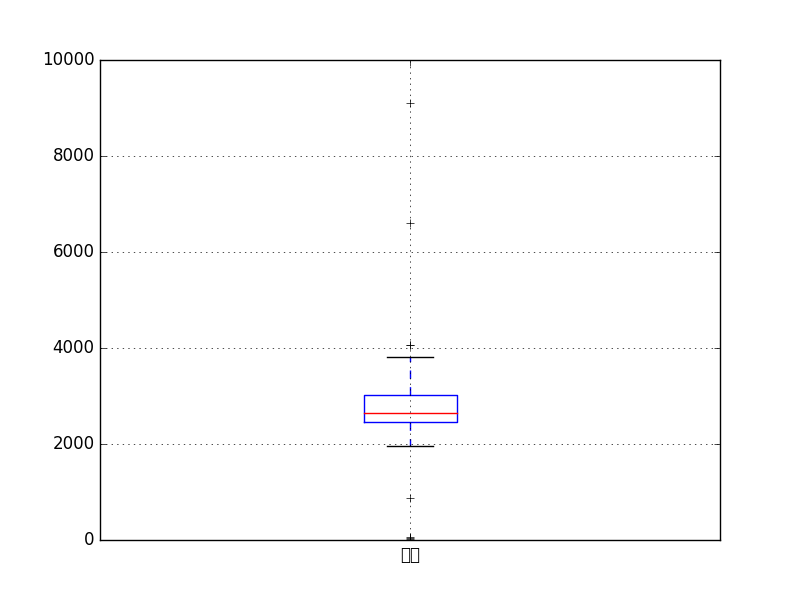

Python code for this plot:
'''
应用pandas和matplotlib进行离群点检测
'''
import pandas as pd
import matplotlib.pyplot as plt
#plt.rcParams['font.sans-serif'] = ['SimHei']
#plt.rcParams['axes.unicode_minus'] = False

cs_path = 'catering_sale.xls' # 数据集路径
cs_data = pd.read_excel(cs_path,index_col='日期') # 用pandas读入excel数据，将日期作为索引
print(cs_data)
print(type(cs_data))

plt.figure()
p = cs_data.boxplot()

print(type(p))
print(p)

plt.show()
